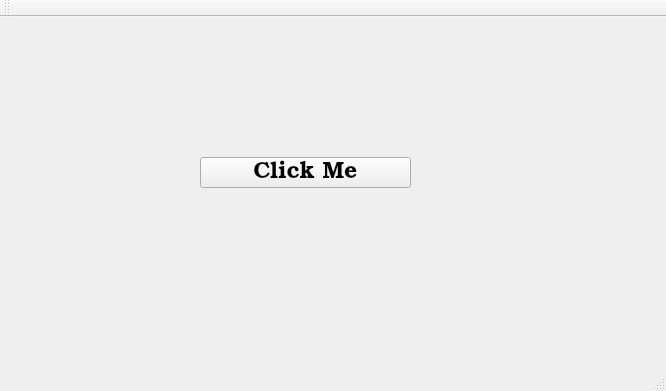
<?xml version="1.0" encoding="UTF-8"?>
<ui version="4.0">
 <class>MainWindow</class>
 <widget class="QMainWindow" name="MainWindow">
  <property name="geometry">
   <rect>
    <x>0</x>
    <y>0</y>
    <width>666</width>
    <height>391</height>
   </rect>
  </property>
  <property name="windowTitle">
   <string>MainWindow</string>
  </property>
  <widget class="QWidget" name="centralWidget">
   <widget class="QPushButton" name="pushButton">
    <property name="geometry">
     <rect>
      <x>200</x>
      <y>140</y>
      <width>211</width>
      <height>31</height>
     </rect>
    </property>
    <property name="font">
     <font>
      <family>URW Bookman L</family>
      <pointsize>17</pointsize>
      <weight>50</weight>
      <bold>false</bold>
     </font>
    </property>
    <property name="text">
     <string>Click Me</string>
    </property>
   </widget>
  </widget>
  <widget class="QMenuBar" name="menuBar">
   <property name="geometry">
    <rect>
     <x>0</x>
     <y>0</y>
     <width>666</width>
     <height>22</height>
    </rect>
   </property>
  </widget>
  <widget class="QToolBar" name="mainToolBar">
   <attribute name="toolBarArea">
    <enum>TopToolBarArea</enum>
   </attribute>
   <attribute name="toolBarBreak">
    <bool>false</bool>
   </attribute>
  </widget>
  <widget class="QStatusBar" name="statusBar"/>
 </widget>
 <layoutdefault spacing="6" margin="11"/>
 <resources/>
 <connections/>
</ui>
